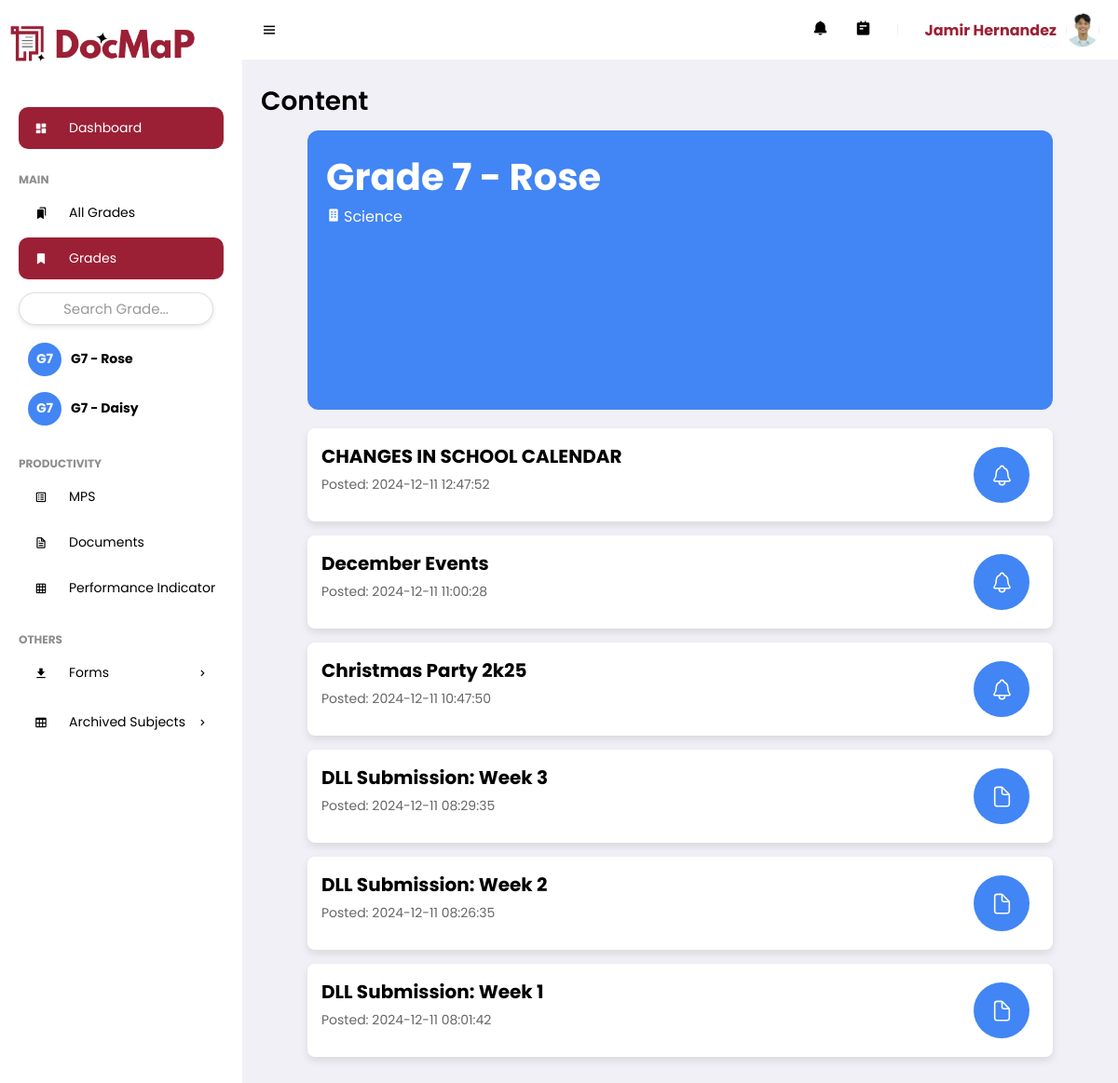
The page /tasks.php?content_id=168475 (signed in) on the database its author committed.
### tables this page shows
CREATE TABLE `feedcontent` (
  `ContentID` int(11) NOT NULL,
  `dept_ID` int(11) NOT NULL,
  `Title` varchar(255) NOT NULL,
  `Captions` text DEFAULT NULL,
  `ContentCode` varchar(255) DEFAULT NULL,
  `ContentColor` varchar(255) NOT NULL DEFAULT '#9b2035'
);

CREATE TABLE `useracc` (
  `UserID` int(11) NOT NULL,
  `Username` varchar(255) NOT NULL,
  `Password` varchar(255) NOT NULL,
  `fname` varchar(255) NOT NULL,
  `mname` varchar(255) NOT NULL,
  `lname` varchar(255) NOT NULL,
  `bday` date NOT NULL,
  `mobile` varchar(255) NOT NULL,
  `sex` enum('Male','Female') NOT NULL,
  `address` text NOT NULL,
  `email` varchar(255) NOT NULL,
  `profile` varchar(255) DEFAULT 'profile.jpg',
  `date_registered` timestamp NOT NULL DEFAULT current_timestamp(),
  `Status` enum('Pending','Approved','Rejected') NOT NULL,
  `role` enum('Admin','Department Head','Teacher') NOT NULL DEFAULT 'Teacher',
  `Rank` varchar(255) DEFAULT NULL,
  `dept_ID` int(11) DEFAULT NULL
);

CREATE TABLE `department` (
  `dept_ID` int(11) NOT NULL,
  `dept_name` varchar(255) NOT NULL,
  `dept_info` varchar(255) DEFAULT NULL
);

CREATE TABLE `tasks` (
  `TaskID` int(11) NOT NULL,
  `UserID` int(11) NOT NULL,
  `ContentID` int(11) NOT NULL,
  `Type` enum('Task','Announcement','Reminder') NOT NULL,
  `Title` varchar(255) NOT NULL,
  `taskContent` varchar(500) NOT NULL,
  `DueDate` date DEFAULT NULL,
  `DueTime` time DEFAULT NULL,
  `TimeStamp` timestamp NOT NULL DEFAULT current_timestamp(),
  `Status` enum('Assign','Draft','Schedule') NOT NULL,
  `Schedule_Date` date DEFAULT NULL,
  `Schedule_Time` time DEFAULT NULL,
  `ApprovalStatus` enum('Pending','Approved','Rejected') DEFAULT NULL
);

### tasks.php (the view, shortened to what this page needs)
<?php
include 'connection.php';
$content_id = null;
$content_title = "";
$content_captions = "";
$color="";
$tasks_exist = false;
$dept_name="";
if (isset($_GET['content_id'])) {
    $content_id = $_GET['content_id'];
    $UserID = $_SESSION['user_id'];
    $sql_tasks = "SELECT t.*
              FROM tasks t
              JOIN task_user tu ON t.TaskID = tu.TaskID
              WHERE tu.ContentID = ?
              AND t.Status = 'Assign'
              AND tu.UserID = ?
              ORDER BY t.Timestamp DESC";
    $stmt_tasks = $conn->prepare($sql_tasks);
    $stmt_tasks->bind_param("ss", $content_id, $UserID);
    $stmt_tasks->execute();
    $result_tasks = $stmt_tasks->get_result();
    $sql_content = "
    SELECT
        fc.Title,
        fc.Captions,
        fc.ContentColor AS color,
        fc.dept_ID,
        d.dept_name
    FROM
        feedcontent fc
    LEFT JOIN
        department d ON fc.dept_ID = d.dept_id
    WHERE
        fc.ContentID = ?
";
$stmt_content = $conn->prepare($sql_content);
$stmt_content->bind_param("s", $content_id);
$stmt_content->execute();
$result_content = $stmt_content->get_result();
if ($row_content = $result_content->fetch_assoc()) {
    $content_title = $row_content['Title'];
    $content_captions = $row_content['Captions'];
    $color = $row_content['color'];
    $dept_name = $row_content['dept_name'];
}
    if ($result_tasks->num_rows > 0) {
        $tasks_exist = true;
    }
}
?>
<!DOCTYPE html>
<html lang="en">
<head>
    <link href='https://unpkg.com/boxicons@2.0.9/css/boxicons.min.css' rel='stylesheet'>
    <link href="https://unpkg.com/ionicons@5.5.2/dist/ionicons/ionicons.css" rel="stylesheet">
    <link rel="stylesheet" href="assets/css/styles.css">
</head>
<body>
    <section id="sidebar">
        <?php include 'navbar.php'; ?>
    </section>
    <section id="content">
        <?php include 'topbar.php'; ?>
        <main>
            <h1 class="title">Content</h1>
            <div class="contentCard" style = "background-color: <?php echo $color; ?>;">
                <h2><?php echo $content_title; ?>  - <?php echo $content_captions; ?></h2>
                <p title = "Department"><i class='bx bxs-building' style ="margin-right:3px;"></i><?php echo $dept_name; ?></p>
            </div>
            <div class="taskList">
                <?php
                if ($tasks_exist) {
                    while ($row_task = mysqli_fetch_assoc($result_tasks)) {
                        $taskID = $row_task['TaskID'];
                        $taskTitle = $row_task['Title'];
                        $taskTimestamp = $row_task['TimeStamp'];
                        $taskType = $row_task['Type'];
                        $iconClass = '';
                        switch ($taskType) {
                            case 'Task':
                                $iconClass = 'document-outline';
                                break;
                            case 'Announcement':
                                $iconClass = 'notifications-outline';
                                break;
                        }
                    ?>
                        <a href='update_status_task.php?task_id=<?php echo htmlspecialchars($taskID); ?>&content_id=<?php echo htmlspecialchars($content_id); ?>' class='taskLink'>
                            <div class='taskContainer'>
                                <h3 class='tasktitle'><?php echo htmlspecialchars($taskTitle); ?></h3>
                                <p>Posted: <?php echo htmlspecialchars($taskTimestamp); ?></p>
                                <div class='taskIcon' style="background-color: <?php echo htmlspecialchars($color); ?>;">
                                    <ion-icon name='<?php echo htmlspecialchars($iconClass); ?>'></ion-icon>
                                </div>
                            </div>
                        </a>
                    <?php
                    }
                } else {
                    echo "<p style='text-align: center; margin-top: 50px;'>No content available, admin will upload soon! stay tuned!</p>";
                }
                ?>
            </div>
        </main>
    </section>
</body>
</html>

### navbar.php (shortened to what this page needs)
<div href="dash.php" class="brand" style="text-align:center; font-size:38px; margin-top: 15px;">
    <i class="icon">
        <img src="img/Logo/docmap-logo-1.png" alt="Icon" style="max-width: 40px; height: auto;">
    </i>
    <img src="img/Logo/docmap.png" alt="Logo" style="max-width: 150px; height: auto;">
</div>
<ul class="side-menu">
    <li><a href="dash.php" class="active"><i class='bx bxs-dashboard icon'></i> Dashboard</a></li>
    <li class="divider" data-text="main">Main</li>
    <li><a href="subjects.php"><i class='bx bxs-bookmarks icon'></i>All Grades</a></li>
    <li>
        <a href="#" style="background-color:#9B2035;color:#fff;">
            <i class='bx bxs-bookmark icon'></i> Grades
        </a>
        <input type="text" id="subjectSearch" placeholder="Search Grade..." style="margin: 10px 0; padding: 5px; width: 95%;">
        <ul class="side-dropdown1" id="subjectList">
        <?php
        include 'connection.php';
        $user_id = $_SESSION['user_id'];
        $sql_subjects = "SELECT fs.ContentID, fs.Title, fs.Captions, fs.ContentColor
                        FROM feedcontent fs
                        INNER JOIN usercontent uc ON fs.ContentID = uc.ContentID
                        WHERE uc.UserID = $user_id AND uc.Status=1";
        $result_subjects = mysqli_query($conn, $sql_subjects);
        if (mysqli_num_rows($result_subjects) > 0) {
            while ($row_subject = mysqli_fetch_assoc($result_subjects)) {
                $subject_id = $row_subject['ContentID'];
                $subject_name = $row_subject['Title'] . ' - ' . $row_subject['Captions'];
                $content_color = htmlspecialchars($row_subject['ContentColor']);
                $words = explode(' ', $subject_name);
                $initials = strtoupper(substr($words[0], 0, 1));
                if (isset($words[1]) && is_numeric($words[1])) {
                    $initials .= $words[1];
                } else {
                    $initials .= strtoupper(substr($words[1], 0, 1));
                }
                $short_subject_name = preg_replace('/Grade\s+(\d+)/i', 'G$1', $subject_name);
                echo "<li>";
                echo "<div class='subject-container'>";
                echo "<div class='initial-circle' style='background-color: $content_color;'>$initials</div>";
                echo "<a href='tasks.php?content_id=$subject_id' class='subject-name' style='background-color: transparent;'>$short_subject_name</a>";
                echo "</div>";
                echo "</li>";
            }
        } else {
            echo "<li><a href='#'>No subjects found</a></li>";
        }
        ?>
        </ul>
    </li>
    <li class="divider" data-text="productivity">Productivity</li>
    <li><a href="mps.php"><i class='bx bx-spreadsheet icon'></i>MPS</a></li>
    <li><a href="doc_ufolder.php"><i class='bx bx-file icon'></i>Documents</a></li>
    <?php
        include 'connection.php';
        $user_id = $_SESSION['user_id'];
        $sql = "SELECT * FROM Chairperson WHERE UserID = ?";
        $stmt = $conn->prepare($sql);
        $stmt->bind_param("i", $user_id);
        $stmt->execute();
        $result = $stmt->get_result();
        $isChairperson = $result->num_rows > 0;
    ?>
    <?php if ($isChairperson): ?>
        <li><a href="performance_indicator.php"><i class='bx bx-grid icon'></i></i>Performance Indicator</a></li>
    <?php endif; ?>
    <li class="divider" data-text="others">Others</li>
 <li>
        <a href="#"><i class='bx bxs-download icon'></i> Forms <i class='bx bx-chevron-right icon-right'></i></a>
    </li>
    <li>
        <a href="#"><i class='bx bx-table icon'></i> Archived Subjects <i class='bx bx-chevron-right icon-right'></i></a>
    </li>
</ul>

### topbar.php (shortened to what this page needs)
<nav>
    <i class='bx bx-menu toggle-sidebar'></i>
    <a href="#" class="nav-link" id="notification-link">
        <?php
        if (isset($_SESSION['user_id'])) {
        ?>
        <i class='bx bxs-bell icon' id="notification-icon"></i>
        <?php } ?>
    </a>
    <a href="todo.php" class="nav-link">
        <i class='bx bxs-notepad icon'></i>
    </a>
    <div class="profile">
        <?php
        include 'connection.php';
        if (isset($_SESSION['user_id'])) {
            $userId = $_SESSION['user_id'];
            $sql = "SELECT Profile, CONCAT(Fname, ' ', Lname) AS fullname FROM useracc WHERE UserID = ?";
            $stmt = $conn->prepare($sql);
            if ($stmt) {
                $stmt->bind_param("s", $userId);
                $stmt->execute();
                $stmt->bind_result($profileImage, $fullName);
                $profileImagePath = "img/UserProfile/" . $profileImage;
                if (file_exists($profileImagePath)) {
                    echo "<span class='user-name'>{$fullName}</span>";
                    echo "<img src='{$profileImagePath}' alt='Profile Image' class='profile-image'>";
                } else {
                    echo "<span class='user-name'>{$fullName}</span>";
                    echo "<img src='default_profile_image.jpg' alt='Profile Image' class='profile-image'>";
                }
            } else {
                echo "Error preparing statement: " . $conn->error;
            }
        } else {
            echo "User not logged in.";
        }
        ?>
    </div>
</nav>

### assets/css/styles.css (style rules this page uses)
* { font-family: 'Poppins', sans-serif; margin: 0; padding: 0; box-sizing: border-box; }
:root { --grey: #F1F0F6; --dark-grey: #8D8D8D; --light: #fff; --dark: #000; --green: #81D43A; --light-green: #E3FFCB; --blue: #9B2035; --light-blue: #D0E4FF; --dark-blue: #0C5FCD; --red: #FC3B56; }
html { overflow-x: hidden; }
body { background: var(--grey); overflow-x: hidden; }
a { text-decoration: none; }
li { list-style: none; }
#sidebar { position: fixed; max-width: 260px; width: 100%; background: var(--light); top: 0; left: 0; height: 100%; overflow-y: auto; scrollbar-width: none; transition: all .3s ease; z-index: 200; }
#sidebar .brand { font-size: 24px; display: flex; align-items: center; height: 64px; font-weight: 700; color: var(--blue); position: sticky; top: 0; left: 0; z-index: 100; background: var(--light); transition: all .3s ease; padding: 0 6px; }
#sidebar .icon { min-width: 48px; display: flex; justify-content: center; align-items: center; margin-right: 6px; }
#sidebar .icon-right { margin-left: auto; transition: all .3s ease; }
#sidebar .side-menu { margin: 36px 0; padding: 0 20px; transition: all .3s ease; }
#sidebar .side-menu a { display: flex; align-items: center; font-size: 14px; color: var(--dark); padding: 12px 16px 12px 0; transition: all .3s ease; border-radius: 10px; margin: 4px 0; white-space: nowrap; }
#sidebar .side-menu > li > a.active, #sidebar .side-menu > li > a.active:hover { background: var(--blue); color: var(--light); }
#sidebar .divider { margin-top: 24px; font-size: 12px; text-transform: uppercase; font-weight: 700; color: var(--dark-grey); transition: all .3s ease; white-space: nowrap; }
#content { position: relative; width: calc(100% - 260px); left: 260px; transition: all .3s ease; }
nav { background: var(--light); height: 64px; padding: 0 20px; display: flex; align-items: center; grid-gap: 28px; position: sticky; top: 0; left: 0; z-index: 100; }
nav .toggle-sidebar { font-size: 18px; cursor: pointer; }
nav .nav-link { position: relative; }
nav .nav-link .icon { font-size: 18px; color: var(--dark); }
nav .profile { position: relative; }
nav .profile img { width: 36px; height: 36px; border-radius: 50%; object-fit: cover; cursor: pointer; }
main { width: 100%; padding: 24px 20px 20px 20px; }
main .title { font-size: 28px; font-weight: 600; margin-bottom: 10px; }

### navbar.php (style rules this page uses)
.side-dropdown1 { padding-left: 10px; }
.subject-container { display: flex; align-items: center; }
.subject-container a { margin-left: 10px; text-decoration: none; color: #555; font-weight: bold; }
.initial-circle { width: 36px; height: 36px; color: #fff; display: flex; justify-content: center; align-items: center; border-radius: 50%; font-weight: bold; font-size: 14px; margin-right: 10px; }
#subjectSearch { margin: 10px; padding: 10px; width: calc(100% - 20px); border: 1px solid #ddd; border-radius: 20px; box-shadow: 0 2px 5px rgba(0, 0, 0, 0.1); font-size: 15px; outline: none; text-align: center; }
#subjectSearch::placeholder { color: #999; text-align: center; }

### topbar.php (style rules this page uses)
.profile { display: flex; align-items: center; }
.user-name { margin-right: 10px; font-weight: bold; color: #9B2035; }
.profile-image { width: 40px; height: 40px; border-radius: 50%; }

### rows shown on the page
feedcontent: initials "G7", short_subject_name "G7 - Rose", Title "Grade 7", Captions "Rose", dept_ID.dept_name "Science"
feedcontent: initials "G7", short_subject_name "G7 - Daisy"
useracc: profile (picture)
tasks: Title "CHANGES IN SCHOOL CALENDAR", TimeStamp "2024-12-11 12:47:52"
tasks: Title "December Events", TimeStamp "2024-12-11 11:00:28"
tasks: Title "Christmas Party 2k25", TimeStamp "2024-12-11 10:47:50"
tasks: Title "DLL Submission: Week 3", TimeStamp "2024-12-11 08:29:35"
tasks: Title "DLL Submission: Week 2", TimeStamp "2024-12-11 08:26:35"
tasks: Title "DLL Submission: Week 1", TimeStamp "2024-12-11 08:01:42"

### other values the page prints
$fullName "Jamir Hernandez"
